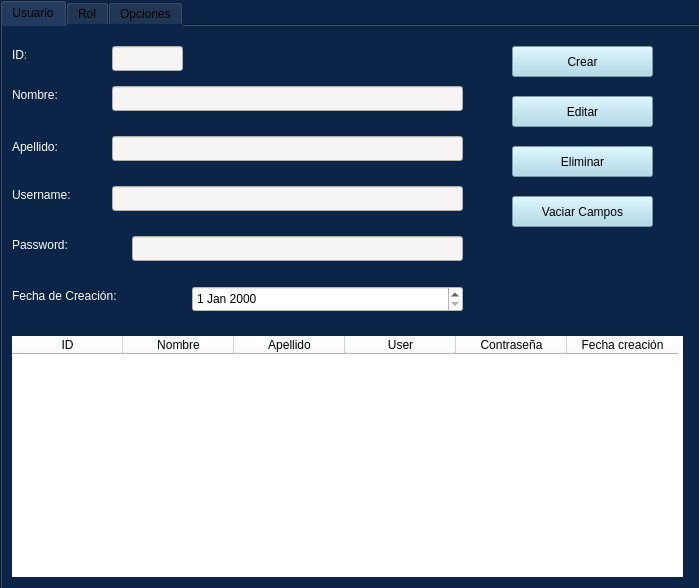
<?xml version="1.0" encoding="UTF-8"?>
<ui version="4.0">
 <class>MainWindow</class>
 <widget class="QMainWindow" name="MainWindow">
  <property name="geometry">
   <rect>
    <x>0</x>
    <y>0</y>
    <width>699</width>
    <height>588</height>
   </rect>
  </property>
  <property name="windowTitle">
   <string>Principal</string>
  </property>
  <property name="styleSheet">
   <string notr="true">background-color: rgb(11, 36, 71);</string>
  </property>
  <widget class="QWidget" name="centralwidget">
   <widget class="QTabWidget" name="tabWidget">
    <property name="geometry">
     <rect>
      <x>0</x>
      <y>0</y>
      <width>701</width>
      <height>591</height>
     </rect>
    </property>
    <property name="minimumSize">
     <size>
      <width>22</width>
      <height>0</height>
     </size>
    </property>
    <property name="layoutDirection">
     <enum>Qt::LeftToRight</enum>
    </property>
    <property name="autoFillBackground">
     <bool>false</bool>
    </property>
    <property name="tabShape">
     <enum>QTabWidget::Rounded</enum>
    </property>
    <property name="currentIndex">
     <number>0</number>
    </property>
    <widget class="QWidget" name="Usuario">
     <attribute name="title">
      <string>Usuario</string>
     </attribute>
     <widget class="QTableWidget" name="tb_Usuario">
      <property name="geometry">
       <rect>
        <x>10</x>
        <y>310</y>
        <width>671</width>
        <height>241</height>
       </rect>
      </property>
      <property name="cursor" stdset="0">
       <cursorShape>CrossCursor</cursorShape>
      </property>
      <property name="styleSheet">
       <string notr="true">background-color: rgb(255, 255, 255);</string>
      </property>
      <property name="frameShape">
       <enum>QFrame::NoFrame</enum>
      </property>
      <property name="sizeAdjustPolicy">
       <enum>QAbstractScrollArea::AdjustToContents</enum>
      </property>
      <attribute name="horizontalHeaderDefaultSectionSize">
       <number>111</number>
      </attribute>
      <attribute name="verticalHeaderDefaultSectionSize">
       <number>25</number>
      </attribute>
      <attribute name="verticalHeaderMinimumSectionSize">
       <number>23</number>
      </attribute>
      <column>
       <property name="text">
        <string>ID</string>
       </property>
      </column>
      <column>
       <property name="text">
        <string>Nombre</string>
       </property>
      </column>
      <column>
       <property name="text">
        <string>Apellido</string>
       </property>
      </column>
      <column>
       <property name="text">
        <string>User</string>
       </property>
      </column>
      <column>
       <property name="text">
        <string>Contraseña</string>
       </property>
      </column>
      <column>
       <property name="text">
        <string>Fecha creación</string>
       </property>
      </column>
     </widget>
     <widget class="QLabel" name="label">
      <property name="geometry">
       <rect>
        <x>10</x>
        <y>60</y>
        <width>91</width>
        <height>17</height>
       </rect>
      </property>
      <property name="styleSheet">
       <string notr="true">font: 14pt &quot;Ubuntu&quot;;
color: rgb(255, 255, 255);</string>
      </property>
      <property name="text">
       <string>Nombre:</string>
      </property>
     </widget>
     <widget class="QLabel" name="label_2">
      <property name="geometry">
       <rect>
        <x>10</x>
        <y>110</y>
        <width>91</width>
        <height>21</height>
       </rect>
      </property>
      <property name="styleSheet">
       <string notr="true">font: 14pt &quot;Ubuntu&quot;;
color: rgb(255, 255, 255);</string>
      </property>
      <property name="text">
       <string>Apellido:</string>
      </property>
     </widget>
     <widget class="QLabel" name="label_3">
      <property name="geometry">
       <rect>
        <x>10</x>
        <y>160</y>
        <width>91</width>
        <height>17</height>
       </rect>
      </property>
      <property name="styleSheet">
       <string notr="true">font: 14pt &quot;Ubuntu&quot;;
color: rgb(255, 255, 255);</string>
      </property>
      <property name="text">
       <string>Username:</string>
      </property>
     </widget>
     <widget class="QLabel" name="label_4">
      <property name="geometry">
       <rect>
        <x>10</x>
        <y>210</y>
        <width>121</width>
        <height>17</height>
       </rect>
      </property>
      <property name="styleSheet">
       <string notr="true">font: 14pt &quot;Ubuntu&quot;;
color: rgb(255, 255, 255);</string>
      </property>
      <property name="text">
       <string>Password:</string>
      </property>
     </widget>
     <widget class="QLabel" name="label_5">
      <property name="geometry">
       <rect>
        <x>10</x>
        <y>260</y>
        <width>181</width>
        <height>20</height>
       </rect>
      </property>
      <property name="styleSheet">
       <string notr="true">font: 14pt &quot;Ubuntu&quot;;
color: rgb(255, 255, 255);</string>
      </property>
      <property name="text">
       <string>Fecha de Creación:</string>
      </property>
     </widget>
     <widget class="QPushButton" name="bt_Guardar_Usuario">
      <property name="geometry">
       <rect>
        <x>510</x>
        <y>20</y>
        <width>141</width>
        <height>31</height>
       </rect>
      </property>
      <property name="styleSheet">
       <string notr="true">background-color: rgb(165, 215, 232);</string>
      </property>
      <property name="text">
       <string>Crear</string>
      </property>
     </widget>
     <widget class="QPushButton" name="bt_Editar_Usuario">
      <property name="geometry">
       <rect>
        <x>510</x>
        <y>70</y>
        <width>141</width>
        <height>31</height>
       </rect>
      </property>
      <property name="styleSheet">
       <string notr="true">background-color: rgb(165, 215, 232);</string>
      </property>
      <property name="text">
       <string>Editar</string>
      </property>
     </widget>
     <widget class="QPushButton" name="bt_Eliminar_Usuario">
      <property name="geometry">
       <rect>
        <x>510</x>
        <y>120</y>
        <width>141</width>
        <height>31</height>
       </rect>
      </property>
      <property name="styleSheet">
       <string notr="true">background-color: rgb(165, 215, 232);</string>
      </property>
      <property name="text">
       <string>Eliminar</string>
      </property>
     </widget>
     <widget class="QPushButton" name="bt_Vaciar_Usuario">
      <property name="geometry">
       <rect>
        <x>510</x>
        <y>170</y>
        <width>141</width>
        <height>31</height>
       </rect>
      </property>
      <property name="styleSheet">
       <string notr="true">background-color: rgb(165, 215, 232);</string>
      </property>
      <property name="text">
       <string>Vaciar Campos</string>
      </property>
     </widget>
     <widget class="QLineEdit" name="line_Usuario_Nombre">
      <property name="geometry">
       <rect>
        <x>110</x>
        <y>60</y>
        <width>351</width>
        <height>25</height>
       </rect>
      </property>
      <property name="styleSheet">
       <string notr="true">background-color: rgb(246, 245, 244);</string>
      </property>
     </widget>
     <widget class="QLineEdit" name="line_Usuario_Apellido">
      <property name="geometry">
       <rect>
        <x>110</x>
        <y>110</y>
        <width>351</width>
        <height>25</height>
       </rect>
      </property>
      <property name="styleSheet">
       <string notr="true">background-color: rgb(246, 245, 244);</string>
      </property>
     </widget>
     <widget class="QLineEdit" name="line_Usuario_User">
      <property name="geometry">
       <rect>
        <x>110</x>
        <y>160</y>
        <width>351</width>
        <height>25</height>
       </rect>
      </property>
      <property name="styleSheet">
       <string notr="true">background-color: rgb(246, 245, 244);</string>
      </property>
     </widget>
     <widget class="QLineEdit" name="line_Usuario_Password">
      <property name="geometry">
       <rect>
        <x>130</x>
        <y>210</y>
        <width>331</width>
        <height>25</height>
       </rect>
      </property>
      <property name="styleSheet">
       <string notr="true">background-color: rgb(246, 245, 244);</string>
      </property>
      <property name="echoMode">
       <enum>QLineEdit::Password</enum>
      </property>
     </widget>
     <widget class="QDateEdit" name="line_Usuario_Fecha">
      <property name="geometry">
       <rect>
        <x>190</x>
        <y>260</y>
        <width>271</width>
        <height>26</height>
       </rect>
      </property>
      <property name="styleSheet">
       <string notr="true">background-color: rgb(255, 255, 255);</string>
      </property>
     </widget>
     <widget class="QLabel" name="label_6">
      <property name="geometry">
       <rect>
        <x>10</x>
        <y>20</y>
        <width>91</width>
        <height>17</height>
       </rect>
      </property>
      <property name="styleSheet">
       <string notr="true">font: 14pt &quot;Ubuntu&quot;;
color: rgb(255, 255, 255);</string>
      </property>
      <property name="text">
       <string>ID:</string>
      </property>
     </widget>
     <widget class="QLineEdit" name="line_Usuario_Id">
      <property name="enabled">
       <bool>false</bool>
      </property>
      <property name="geometry">
       <rect>
        <x>110</x>
        <y>20</y>
        <width>71</width>
        <height>25</height>
       </rect>
      </property>
      <property name="styleSheet">
       <string notr="true">background-color: rgb(246, 245, 244);</string>
      </property>
     </widget>
    </widget>
    <widget class="QWidget" name="tab_2">
     <attribute name="title">
      <string>Rol</string>
     </attribute>
     <widget class="QPushButton" name="bt_Guardar_Rol">
      <property name="geometry">
       <rect>
        <x>500</x>
        <y>10</y>
        <width>171</width>
        <height>31</height>
       </rect>
      </property>
      <property name="styleSheet">
       <string notr="true">background-color: rgb(165, 215, 232);</string>
      </property>
      <property name="text">
       <string>Crear</string>
      </property>
     </widget>
     <widget class="QPushButton" name="bt_Editar_Rol">
      <property name="geometry">
       <rect>
        <x>500</x>
        <y>60</y>
        <width>171</width>
        <height>31</height>
       </rect>
      </property>
      <property name="styleSheet">
       <string notr="true">background-color: rgb(165, 215, 232);</string>
      </property>
      <property name="text">
       <string>Editar</string>
      </property>
     </widget>
     <widget class="QPushButton" name="bt_Eliminar_Rol">
      <property name="geometry">
       <rect>
        <x>500</x>
        <y>110</y>
        <width>171</width>
        <height>31</height>
       </rect>
      </property>
      <property name="styleSheet">
       <string notr="true">background-color: rgb(165, 215, 232);</string>
      </property>
      <property name="text">
       <string>Eliminar</string>
      </property>
     </widget>
     <widget class="QPushButton" name="bt_Vaciar_Rol">
      <property name="geometry">
       <rect>
        <x>500</x>
        <y>160</y>
        <width>171</width>
        <height>31</height>
       </rect>
      </property>
      <property name="styleSheet">
       <string notr="true">background-color: rgb(165, 215, 232);</string>
      </property>
      <property name="text">
       <string>Vaciar Campos</string>
      </property>
     </widget>
     <widget class="QLabel" name="label_9">
      <property name="geometry">
       <rect>
        <x>30</x>
        <y>130</y>
        <width>121</width>
        <height>20</height>
       </rect>
      </property>
      <property name="styleSheet">
       <string notr="true">font: 14pt &quot;Ubuntu&quot;;
color: rgb(255, 255, 255);</string>
      </property>
      <property name="text">
       <string>Rol:</string>
      </property>
     </widget>
     <widget class="QLabel" name="label_10">
      <property name="geometry">
       <rect>
        <x>30</x>
        <y>40</y>
        <width>121</width>
        <height>20</height>
       </rect>
      </property>
      <property name="styleSheet">
       <string notr="true">font: 14pt &quot;Ubuntu&quot;;
color: rgb(255, 255, 255);</string>
      </property>
      <property name="text">
       <string>ID:</string>
      </property>
     </widget>
     <widget class="QTableWidget" name="tb_Rol">
      <property name="geometry">
       <rect>
        <x>30</x>
        <y>220</y>
        <width>641</width>
        <height>321</height>
       </rect>
      </property>
      <property name="styleSheet">
       <string notr="true">background-color: rgb(255, 255, 255);
</string>
      </property>
      <property name="autoScroll">
       <bool>true</bool>
      </property>
      <property name="autoScrollMargin">
       <number>18</number>
      </property>
      <attribute name="horizontalHeaderCascadingSectionResizes">
       <bool>false</bool>
      </attribute>
      <attribute name="horizontalHeaderDefaultSectionSize">
       <number>317</number>
      </attribute>
      <attribute name="horizontalHeaderMinimumSectionSize">
       <number>40</number>
      </attribute>
      <column>
       <property name="text">
        <string>ID</string>
       </property>
      </column>
      <column>
       <property name="text">
        <string>Rol</string>
       </property>
      </column>
     </widget>
     <widget class="QLineEdit" name="line_Rol">
      <property name="geometry">
       <rect>
        <x>110</x>
        <y>130</y>
        <width>361</width>
        <height>25</height>
       </rect>
      </property>
      <property name="styleSheet">
       <string notr="true">background-color: rgb(246, 245, 244);</string>
      </property>
     </widget>
     <widget class="QLineEdit" name="line_Rol_Id">
      <property name="enabled">
       <bool>false</bool>
      </property>
      <property name="geometry">
       <rect>
        <x>110</x>
        <y>40</y>
        <width>61</width>
        <height>25</height>
       </rect>
      </property>
      <property name="styleSheet">
       <string notr="true">background-color: rgb(246, 245, 244);</string>
      </property>
     </widget>
    </widget>
    <widget class="QWidget" name="tab">
     <attribute name="title">
      <string>Opciones</string>
     </attribute>
     <widget class="QPushButton" name="bt_Guardar_Opcion">
      <property name="geometry">
       <rect>
        <x>500</x>
        <y>10</y>
        <width>171</width>
        <height>31</height>
       </rect>
      </property>
      <property name="styleSheet">
       <string notr="true">background-color: rgb(165, 215, 232);</string>
      </property>
      <property name="text">
       <string>Crear</string>
      </property>
     </widget>
     <widget class="QPushButton" name="bt_Editar_Opcion">
      <property name="geometry">
       <rect>
        <x>500</x>
        <y>60</y>
        <width>171</width>
        <height>31</height>
       </rect>
      </property>
      <property name="styleSheet">
       <string notr="true">background-color: rgb(165, 215, 232);</string>
      </property>
      <property name="text">
       <string>Editar</string>
      </property>
     </widget>
     <widget class="QPushButton" name="bt_Eliminar_Opcion">
      <property name="geometry">
       <rect>
        <x>500</x>
        <y>110</y>
        <width>171</width>
        <height>31</height>
       </rect>
      </property>
      <property name="styleSheet">
       <string notr="true">background-color: rgb(165, 215, 232);</string>
      </property>
      <property name="text">
       <string>Eliminar</string>
      </property>
     </widget>
     <widget class="QPushButton" name="bt_Vaciar_Opcion">
      <property name="geometry">
       <rect>
        <x>500</x>
        <y>160</y>
        <width>171</width>
        <height>31</height>
       </rect>
      </property>
      <property name="styleSheet">
       <string notr="true">background-color: rgb(165, 215, 232);</string>
      </property>
      <property name="text">
       <string>Vaciar Campos</string>
      </property>
     </widget>
     <widget class="QTableWidget" name="tb_Opcion">
      <property name="geometry">
       <rect>
        <x>30</x>
        <y>220</y>
        <width>641</width>
        <height>321</height>
       </rect>
      </property>
      <property name="layoutDirection">
       <enum>Qt::LeftToRight</enum>
      </property>
      <property name="styleSheet">
       <string notr="true">background-color: rgb(255, 255, 255);</string>
      </property>
      <property name="autoScrollMargin">
       <number>18</number>
      </property>
      <attribute name="horizontalHeaderCascadingSectionResizes">
       <bool>false</bool>
      </attribute>
      <attribute name="horizontalHeaderDefaultSectionSize">
       <number>316</number>
      </attribute>
      <attribute name="horizontalHeaderMinimumSectionSize">
       <number>40</number>
      </attribute>
      <column>
       <property name="text">
        <string>ID</string>
       </property>
      </column>
      <column>
       <property name="text">
        <string>Opcion</string>
       </property>
      </column>
     </widget>
     <widget class="QLabel" name="label_11">
      <property name="geometry">
       <rect>
        <x>30</x>
        <y>130</y>
        <width>121</width>
        <height>20</height>
       </rect>
      </property>
      <property name="styleSheet">
       <string notr="true">font: 14pt &quot;Ubuntu&quot;;
color: rgb(255, 255, 255);</string>
      </property>
      <property name="text">
       <string>Opcion:</string>
      </property>
     </widget>
     <widget class="QLineEdit" name="line_Opcion">
      <property name="geometry">
       <rect>
        <x>110</x>
        <y>130</y>
        <width>361</width>
        <height>25</height>
       </rect>
      </property>
      <property name="styleSheet">
       <string notr="true">background-color: rgb(246, 245, 244);</string>
      </property>
     </widget>
     <widget class="QLabel" name="label_12">
      <property name="geometry">
       <rect>
        <x>30</x>
        <y>40</y>
        <width>121</width>
        <height>20</height>
       </rect>
      </property>
      <property name="styleSheet">
       <string notr="true">font: 14pt &quot;Ubuntu&quot;;
color: rgb(255, 255, 255);</string>
      </property>
      <property name="text">
       <string>ID:</string>
      </property>
     </widget>
     <widget class="QLineEdit" name="line_Opcion_Id">
      <property name="enabled">
       <bool>false</bool>
      </property>
      <property name="geometry">
       <rect>
        <x>110</x>
        <y>40</y>
        <width>61</width>
        <height>25</height>
       </rect>
      </property>
      <property name="styleSheet">
       <string notr="true">background-color: rgb(246, 245, 244);</string>
      </property>
     </widget>
    </widget>
   </widget>
  </widget>
 </widget>
 <resources/>
 <connections/>
</ui>
